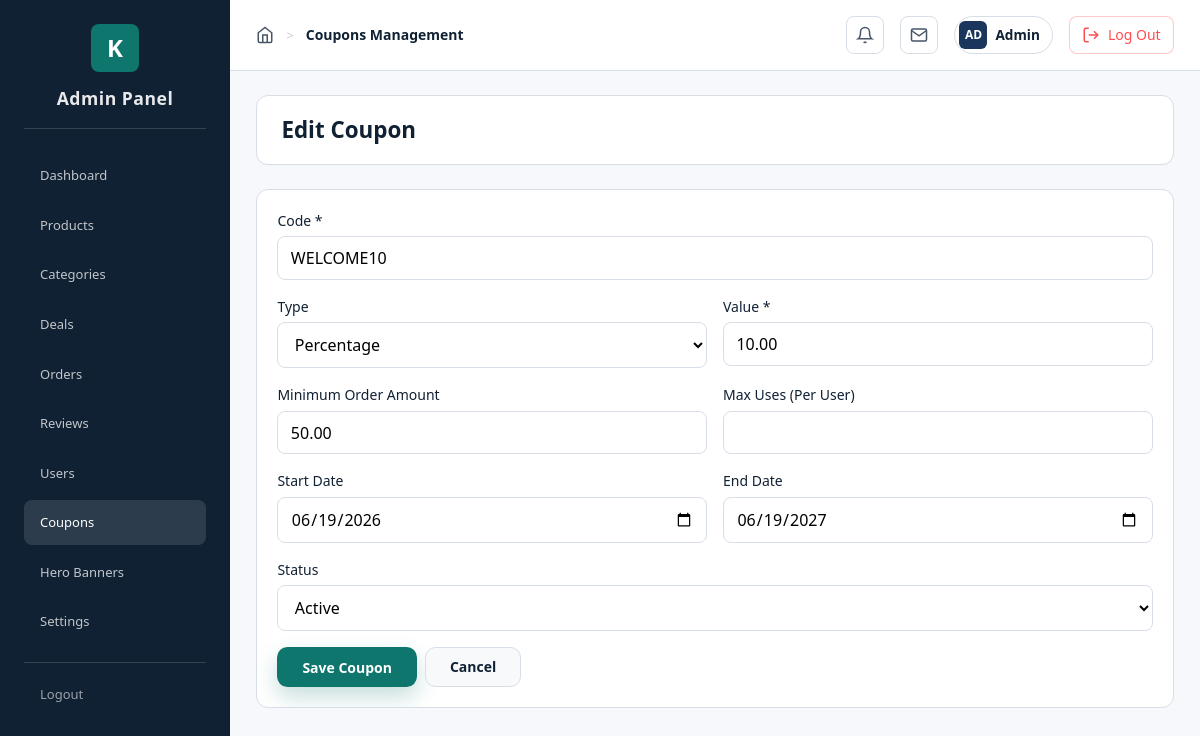
Screenshot of /admin/coupons.php?action=edit&id=1 (signed in) with the database file from the repository.
### tables this page shows
CREATE TABLE settings (
    id INT AUTO_INCREMENT PRIMARY KEY,
    setting_key VARCHAR(100) NOT NULL UNIQUE,
    setting_value TEXT,
    setting_type ENUM('text', 'number', 'boolean', 'json') DEFAULT 'text',
    created_at TIMESTAMP DEFAULT CURRENT_TIMESTAMP,
    updated_at TIMESTAMP DEFAULT CURRENT_TIMESTAMP ON UPDATE CURRENT_TIMESTAMP
);

CREATE TABLE coupons (
    id INT AUTO_INCREMENT PRIMARY KEY,
    code VARCHAR(50) NOT NULL UNIQUE,
    type ENUM('percentage', 'fixed') NOT NULL,
    value DECIMAL(10, 2) NOT NULL,
    min_order_amount DECIMAL(10, 2) DEFAULT 0,
    max_uses INT DEFAULT NULL,
    used_count INT DEFAULT 0,
    start_date DATE,
    end_date DATE,
    status ENUM('active', 'inactive') DEFAULT 'active',
    created_at TIMESTAMP DEFAULT CURRENT_TIMESTAMP
);

### config/database.php (called while the page is built, shortened)
<?php
class Database {
    private static $instance = null;
    private $connection;
    private function __construct() {
        try {
            $dsn = "mysql:host=" . DB_HOST . ";dbname=" . DB_NAME . ";charset=" . DB_CHARSET;
            $options = [
                PDO::ATTR_ERRMODE => PDO::ERRMODE_EXCEPTION,
                PDO::ATTR_DEFAULT_FETCH_MODE => PDO::FETCH_ASSOC,
                PDO::ATTR_EMULATE_PREPARES => false,
            ];
            $this->connection = new PDO($dsn, DB_USER, DB_PASS, $options);
        } catch (PDOException $e) {
            die("Database Connection Failed: " . $e->getMessage());
        }
    }
    public static function getInstance() {
        if (self::$instance === null) {
            self::$instance = new self();
        }
        return self::$instance;
    }
    public function getConnection() {
        return $this->connection;
    }
}
function getDB() {
    return Database::getInstance()->getConnection();
}
function getSetting($key) {
    $db = getDB();
    $stmt = $db->prepare("SELECT setting_value FROM settings WHERE setting_key = ?");
    $stmt->execute([$key]);
    $result = $stmt->fetch();
    return $result ? $result['setting_value'] : null;
}

### admin/coupons.php (the view, shortened to what this page needs)
<?php
require_once '../config/database.php';
require_once __DIR__ . '/includes/layout.php';
$db = getDB();
$action = $_GET['action'] ?? 'list';
$couponId = intval($_GET['id'] ?? 0);
$search = sanitize($_GET['search'] ?? '');
$editingCoupon = null;
if ($action === 'edit' && $couponId > 0) {
    $stmt = $db->prepare("SELECT * FROM coupons WHERE id = ?");
    $stmt->execute([$couponId]);
    $editingCoupon = $stmt->fetch();
}
$where = '';
$params = [];
$stmt = $db->prepare("SELECT * FROM coupons $where ORDER BY created_at DESC");
$stmt->execute($params);
$coupons = $stmt->fetchAll();
$pageTitle = 'Coupons Management';
?>
<!DOCTYPE html>
<html lang="en">
<head>
    <link rel="stylesheet" href="../assets/css/style.css">
<link rel="stylesheet" href="css/admin.css">
</head>
<body>
<div class="admin-layout">
    <?php renderAdminSidebar('coupons'); ?>
    <main class="admin-content">
        <?php renderAdminTopbar($pageTitle ?? 'Admin Panel'); ?>
<div class="admin-header">
            <h1 class="admin-page-title">
                <?= $action === 'edit' ? 'Edit Coupon' : ($action === 'add' ? 'Add Coupon' : 'Coupons') ?>
            </h1>
        </div>
        <?php if ($action === 'list'): ?>
            <div class="admin-card">
                <form method="GET" class="admin-form-row">
                    <input class="form-input admin-input-max-280" type="text" name="search" value="<?= htmlspecialchars($search) ?>" placeholder="Search by code...">
                    <button class="btn btn-secondary" type="submit">Search</button>
                </form>
            </div>
            <div class="admin-table-wrap">
                <table class="admin-table">
                    <thead>
                    <tr>
                        <th>ID</th>
                        <th>Code</th>
                        <th>Type</th>
                        <th>Value</th>
                        <th>Total Uses</th>
                        <th>Per-User Limit</th>
                        <th>Period</th>
                        <th>Status</th>
                        <th>Actions</th>
                    </tr>
                    </thead>
                    <tbody>
                    <?php foreach ($coupons as $coupon): ?>
                        <tr>
                            <td><?= intval($coupon['id']) ?></td>
                            <td><?= htmlspecialchars($coupon['code']) ?></td>
                            <td><?= htmlspecialchars($coupon['type']) ?></td>
                            <td><?= $coupon['type'] === 'percentage' ? intval($coupon['value']) . '%' : formatPrice($coupon['value']) ?></td>
                            <td><?= intval($coupon['used_count']) ?></td>
                            <td><?= $coupon['max_uses'] !== null ? intval($coupon['max_uses']) : 'Unlimited' ?></td>
                            <td>
                                <?= $coupon['start_date'] ? htmlspecialchars($coupon['start_date']) : '-' ?>
                                to
                                <?= $coupon['end_date'] ? htmlspecialchars($coupon['end_date']) : '-' ?>
                            </td>
                            <td><span class="badge badge-<?= $coupon['status'] === 'active' ? 'success' : 'warning' ?>"><?= htmlspecialchars(ucfirst($coupon['status'])) ?></span></td>
                            <td>
                                <div class="admin-actions-row">
                                    <a class="btn btn-sm btn-outline" href="?action=edit&id=<?= intval($coupon['id']) ?>">Edit</a>
                                    <a class="btn btn-sm btn-secondary" href="?action=delete&id=<?= intval($coupon['id']) ?>" onclick="return confirm('Delete this coupon?');">Delete</a>
                                </div>
                            </td>
                        </tr>
                    <?php endforeach; ?>
                    </tbody>
                </table>
            </div>
        <?php else: ?>
            <div class="admin-card">
                <form method="POST">
                    <div class="form-group">
                        <label class="form-label">Code *</label>
                        <input type="text" name="code" class="form-input" required value="<?= htmlspecialchars($editingCoupon['code'] ?? $_POST['code'] ?? '') ?>">
                    </div>
                    <div class="admin-two-col-grid">
                        <div class="form-group">
                            <label class="form-label">Type</label>
                            <select name="type" class="form-select">
                                <option value="percentage" <?= ($editingCoupon['type'] ?? $_POST['type'] ?? 'percentage') === 'percentage' ? 'selected' : '' ?>>Percentage</option>
                            </select>
                        </div>
                        <div class="form-group">
                            <label class="form-label">Value *</label>
                            <input type="number" step="0.01" min="0" name="value" class="form-input" required value="<?= htmlspecialchars((string)($editingCoupon['value'] ?? $_POST['value'] ?? '')) ?>">
                        </div>
                    </div>
                    <div class="admin-two-col-grid">
                        <div class="form-group">
                            <label class="form-label">Minimum Order Amount</label>
                            <input type="number" step="0.01" min="0" name="min_order_amount" class="form-input" value="<?= htmlspecialchars((string)($editingCoupon['min_order_amount'] ?? $_POST['min_order_amount'] ?? 0)) ?>">
                        </div>
                        <div class="form-group">
                            <label class="form-label">Max Uses (Per User)</label>
                            <input type="number" min="0" name="max_uses" class="form-input" value="<?= htmlspecialchars((string)($editingCoupon['max_uses'] ?? $_POST['max_uses'] ?? '')) ?>">
                        </div>
                    </div>
                    <div class="admin-two-col-grid">
                        <div class="form-group">
                            <label class="form-label">Start Date</label>
                            <input type="date" name="start_date" class="form-input" value="<?= htmlspecialchars($editingCoupon['start_date'] ?? $_POST['start_date'] ?? '') ?>">
                        </div>
                        <div class="form-group">
                            <label class="form-label">End Date</label>
                            <input type="date" name="end_date" class="form-input" value="<?= htmlspecialchars($editingCoupon['end_date'] ?? $_POST['end_date'] ?? '') ?>">
                        </div>
                    </div>
                    <div class="form-group">
                        <label class="form-label">Status</label>
                        <select name="status" class="form-select">
                            <option value="active" <?= ($editingCoupon['status'] ?? $_POST['status'] ?? 'active') === 'active' ? 'selected' : '' ?>>Active</option>
                        </select>
                    </div>
                    <div class="admin-actions-row">
                        <button class="btn btn-primary" type="submit">Save Coupon</button>
                        <a class="btn btn-secondary" href="<?= BASE_URL ?>/admin/coupons">Cancel</a>
                    </div>
                </form>
            </div>
        <?php endif; ?>
    </main>
</div>
</body>
</html>

### admin/includes/layout.php (shortened to what this page needs)
<?php
if (!function_exists('renderAdminSidebar')) {
    function renderAdminSidebar(string $activePage): void
    {
        $base = BASE_URL;
        $items = [
            'dashboard'  => ['href' => $base . '/admin/dashboard', 'label' => 'Dashboard'],
            'products'   => ['href' => $base . '/admin/products',  'label' => 'Products'],
            'categories' => ['href' => $base . '/admin/categories','label' => 'Categories'],
            'deals'      => ['href' => $base . '/admin/deals',     'label' => 'Deals'],
            'orders'     => ['href' => $base . '/admin/orders',    'label' => 'Orders'],
            'reviews'    => ['href' => $base . '/admin/reviews',   'label' => 'Reviews'],
            'users'      => ['href' => $base . '/admin/users',     'label' => 'Users'],
            'coupons'    => ['href' => $base . '/admin/coupons',   'label' => 'Coupons'],
            'hero'       => ['href' => $base . '/admin/hero',      'label' => 'Hero Banners'],
            'settings'   => ['href' => $base . '/admin/settings',  'label' => 'Settings'],
        ];
        ?>
        <aside class="admin-sidebar">
            <div class="admin-logo-centered">
                <?php
                $siteLogo = getSetting('site_logo');
                $siteName = getSetting('site_name') ?: 'KARTLY';
                ?>
                <?php if ($siteLogo): ?>
                    <img src="<?= BASE_URL . '/' . htmlspecialchars($siteLogo) ?>" alt="Logo" style="max-height: 40px; border-radius: 4px;">
                <?php else: ?>
                    <span class="logo-icon"><?= strtoupper(substr($siteName, 0, 1)) ?></span>
                <?php endif; ?>
                <div class="logo-text">Admin Panel</div>
            </div>
            <div class="admin-nav-divider" style="margin-bottom: 1.5rem;"></div>
            <nav class="admin-nav">
                <?php foreach ($items as $key => $item): ?>
                    <a href="<?= htmlspecialchars($item['href']) ?>" class="<?= $activePage === $key ? 'active' : '' ?>">
                        <span><?= htmlspecialchars($item['label']) ?></span>
                    </a>
                <?php endforeach; ?>
                <div class="admin-nav-divider"></div>
                <a href="<?= BASE_URL ?>/logout" class="admin-nav-muted">
                    <span>Logout</span>
                </a>
            </nav>
        </aside>
        <?php
    }
}
if (!function_exists('renderAdminTopbar')) {
    function renderAdminTopbar(string $pageTitle): void
    {
        $userName = htmlspecialchars($_SESSION['user_name'] ?? 'Admin');
        $initials = strtoupper(substr($userName, 0, 2));
        ?>
        <div class="admin-topbar">
            <div class="admin-topbar-left">
                <div class="admin-topbar-breadcrumb">
                    <svg width="18" height="18" viewBox="0 0 24 24" fill="none" stroke="currentColor" stroke-width="2">
                        <path d="M3 9l9-7 9 7v11a2 2 0 0 1-2 2H5a2 2 0 0 1-2-2z"></path>
                        <polyline points="9 22 9 12 15 12 15 22"></polyline>
                    </svg>
                    <span class="admin-topbar-separator">></span>
                    <span class="admin-topbar-title"><?= htmlspecialchars($pageTitle) ?></span>
                </div>
            </div>
            <div class="admin-topbar-right">
                <button class="admin-topbar-icon" aria-label="Notifications">
                    <svg width="18" height="18" viewBox="0 0 24 24" fill="none" stroke="currentColor" stroke-width="2">
                        <path d="M18 8A6 6 0 0 0 6 8c0 7-3 9-3 9h18s-3-2-3-9"></path>
                        <path d="M13.73 21a2 2 0 0 1-3.46 0"></path>
                    </svg>
                </button>
                <button class="admin-topbar-icon" aria-label="Messages">
                    <svg width="18" height="18" viewBox="0 0 24 24" fill="none" stroke="currentColor" stroke-width="2">
                        <path d="M4 4h16c1.1 0 2 .9 2 2v12c0 1.1-.9 2-2 2H4c-1.1 0-2-.9-2-2V6c0-1.1.9-2 2-2z"></path>
                        <polyline points="22,6 12,13 2,6"></polyline>
                    </svg>
                </button>
                <div class="admin-topbar-profile-pill">
                    <div class="admin-topbar-avatar"><?= $initials ?></div>
                    <span class="admin-topbar-name"><?= $userName ?></span>
                </div>
                <a href="<?= BASE_URL ?>/logout" class="admin-topbar-icon admin-topbar-logout" aria-label="Log Out">
                    <svg width="18" height="18" viewBox="0 0 24 24" fill="none" stroke="currentColor" stroke-width="2">
                        <path d="M9 21H5a2 2 0 0 1-2-2V5a2 2 0 0 1 2-2h4"></path>
                        <polyline points="16 17 21 12 16 7"></polyline>
                        <line x1="21" y1="12" x2="9" y2="12"></line>
                    </svg>
                    <span class="logout-text">Log Out</span>
                </a>
            </div>
        </div>
        <?php
    }
}

### rows the page displays
settings: setting_value "K"
coupons: code "WELCOME10", type "Percentage", value "10.00", min_order_amount "50.00", start_date "06/19/2026", end_date "06/19/2027", status "Active"

### other values shown
$item['label'] "Dashboard"
$item['label'] "Products"
$item['label'] "Categories"
$item['label'] "Deals"
$item['label'] "Orders"
$item['label'] "Reviews"
$item['label'] "Users"
$item['label'] "Coupons"
$item['label'] "Hero Banners"
$item['label'] "Settings"
$pageTitle "Coupons Management"
$initials "AD"
$userName "Admin"
